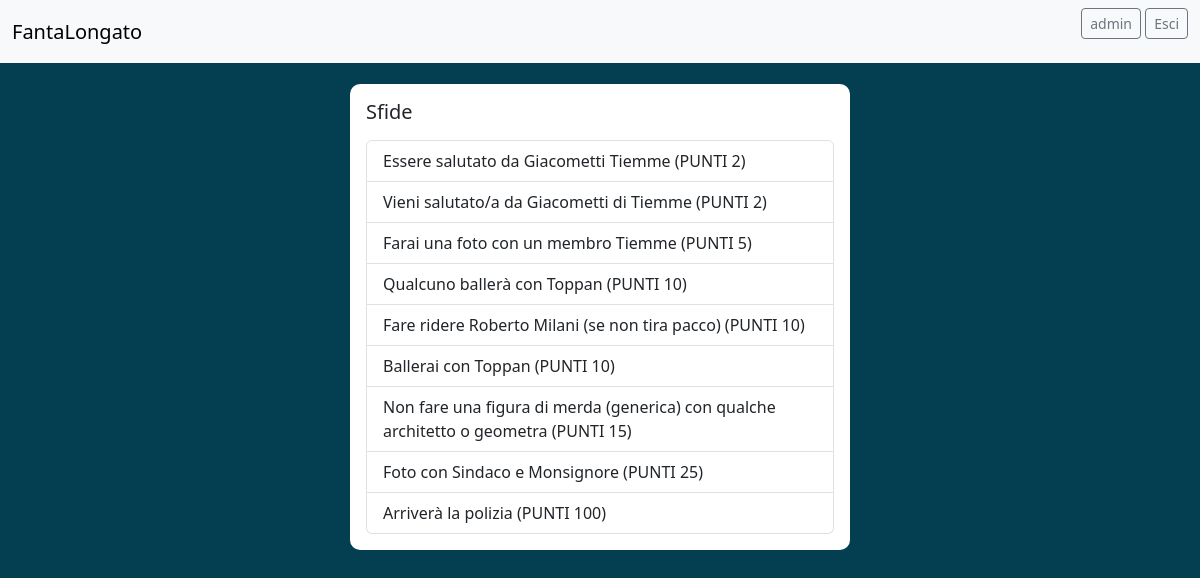
/lista-sfide/ (signed in), run on the app's committed database.
### accounts/models.py (models this page shows, shortened)
class Sfide(models.Model):
    sfida = models.TextField(blank=True, null=True)
    punti = models.IntegerField(default='0')

### landingpage/views.py (the view)
# urls.py: path('lista-sfide/', views.ListaSfideView.as_view(), name='lista-sfide'),
class ListaSfideView(TemplateView):
    template_name = 'landingpage/lista-sfide.html'
    def get_context_data(self, **kwargs):
        context = super().get_context_data(**kwargs)
        context['sfide'] = Sfide.objects.all().order_by('punti')
        return context

### landingpage/templates/landingpage/lista-sfide.html (shortened to what this page needs)
{% block head %}
{% include "landingpage/partials/_head.html" %}
{% endblock %}
{% block header %}
{% include "landingpage/partials/_header.html" %}
{% endblock %}
<div class="container mt-4 d-flex justify-content-center">
    <div class="card p-3">
        <div class="d-flex align-items-center">
            <div class="ml-3 w-100">
                <h5 class="mb-0 mt-0">Sfide</h5>
                <ul class="list-group">
                    {% for sfida in sfide %}
                    <li class="list-group-item">{{ sfida.sfida }}</li>
                    {% endfor %}
                </ul>
            </div>
        </div>
    </div>
</div>

### landingpage/templates/landingpage/partials/_header.html
<header>
    <nav class="navbar bg-body-tertiary">
        <div class="container-fluid">
            <a class="navbar-brand" href="http://localhost:8000/">FantaLongato</a>
            <form>
                {% if user.is_authenticated %}
                    <a class="btn btn-sm btn-outline-secondary" href="{% url 'accounts:profile' %}">{{ user.username }}</a>
                    <a class="btn btn-sm btn-outline-secondary" href="{% url 'accounts:logout' %}">Esci</a>
                {% else %}
                    <a class="btn btn-sm btn-outline-secondary" href="{% url 'accounts:login' %}">Accedi</a>
                    <a class="btn btn-sm btn-outline-secondary" href="{% url 'accounts:register' %}">Registrati</a>
                {% endif %}
            </form>
        </div>
    </nav>
</header>

### landingpage/static/css/style.css (style rules this page uses)
header { position: fixed; top: 0; width: 100%; z-index: 9999; }
.card { width: 500px; border: none; border-radius: 10px; background-color: #fff; }

### data on the page
Sfide: sfida "Essere salutato da Giacometti Tiemme (PUNTI 2)"
Sfide: sfida "Vieni salutato/a da Giacometti di Tiemme (PUNTI 2)"
Sfide: sfida "Farai una foto con un membro Tiemme (PUNTI 5)"
Sfide: sfida "Qualcuno ballerà con Toppan (PUNTI 10)"
Sfide: sfida "Fare ridere Roberto Milani (se non tira pacco) (PUNTI 10)"
Sfide: sfida "Ballerai con Toppan (PUNTI 10)"
Sfide: sfida "Non fare una figura di merda (generica) con qualche architetto o geometra (PUNTI 15)"
Sfide: sfida "Foto con Sindaco e Monsignore (PUNTI 25)"
Sfide: sfida "Arriverà la polizia (PUNTI 100)"

### other printed values
{{ user.username }} "admin"
